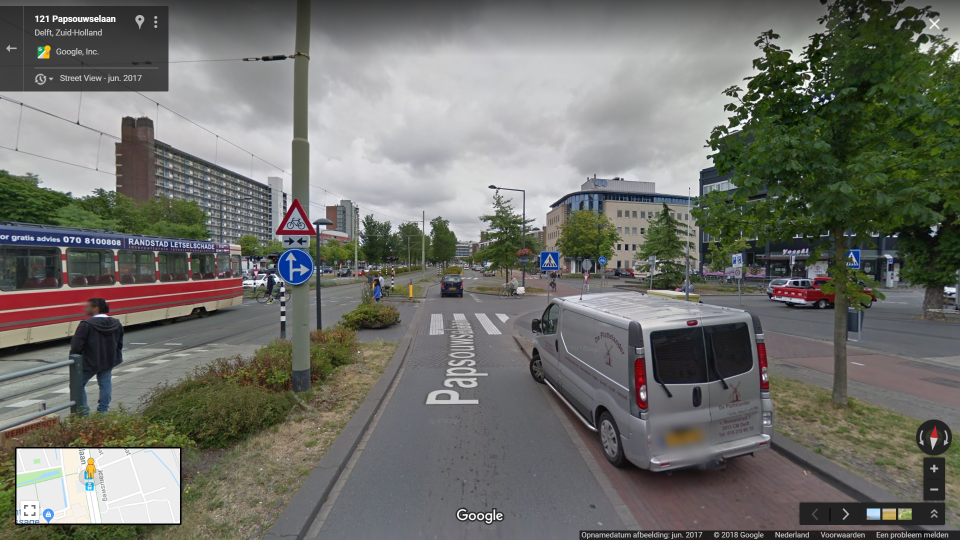
#> input picture test/2018-11-27 (1).png, 1920 x 1080 px (shown at 1/2 size); its folder holds only this picture in this run
$ python Template_matching_Final.py   (older library calls are emulated)
#> lines starting #> are read from the running program, lines starting #| are printed output that depends on the picture; after the words box and inside, x2 and y2 are one past the last pixel; in counts of white or black regions, pixels touching at a corner belong together
### pyimagesearch/shapedetector.py
# import the necessary packages
import cv2

class ShapeDetector:
	def __init__(self):
		pass

	def detect(self, c):
		# initialize the shape name and approximate the contour
		shape = "unidentified"
		peri = cv2.arcLength(c, True)
		approx = cv2.approxPolyDP(c, 0.04 * peri, True)

		# if the shape is a triangle, it will have 3 vertices
		if len(approx) == 3:
			shape = "triangle"

		# if the shape has 4 vertices, it is either a square or
		# a rectangle
		elif len(approx) == 4:
			# compute the bounding box of the contour and use the
			# bounding box to compute the aspect ratio
			(_, _, w, h) = cv2.boundingRect(approx)
			ar = w / float(h)

			# a square will have an aspect ratio that is approximately
			# equal to one, otherwise, the shape is a rectangle
			shape = "square" if ar >= 0.95 and ar <= 1.05 else "rectangle"

		# if the shape is a pentagon, it will have 5 vertices
		elif len(approx) == 5:
			shape = "pentagon"

		# otherwise, we assume the shape is a circle
		else:
			shape = "circle"

		# return the name of the shape
		return shape,approx

### Template_matching_Final.py
"""
Created on Tue Dec 17 2018

@author: Ian, Bram
@version: 0.1

Template based road sign recognision.
Uses the sign database to generate templates to match on streetview images.
"""

import copy
import glob

import imutils
import numpy as np
from cairosvg import svg2png

import cv2
from pyimagesearch.shapedetector import ShapeDetector


def get_mask(image, maskrange):
    colorLow = np.array([maskrange[0], maskrange[1], maskrange[2]])
    colorHigh = np.array([maskrange[3], maskrange[4], maskrange[5]])
    mask = cv2.inRange(image, colorLow, colorHigh)
    return mask


# colour set to filter red on low side
icol = (0, 90, 95, 5, 255, 255)
# colour set to filter red on high side
icol2 = (160, 90, 95, 255, 255, 255)
Images = []

for file in glob.glob('test/*.png'):
    print(file)
    Images.append(file)

# Generate template images from scg data and save Template
template_list = []
for file in glob.glob('Signs/*.svg'):
    svgfile = open(file)
    svg = svgfile.read()
    svg2png(svg, write_to=file[:-3]+'png')
for file in glob.glob('Signs/*.png'):
    template_list.append([cv2.imread(file, 0), file])

match_method = 'cv2.TM_SQDIFF_NORMED'

for Image in Images:
    print(Image+"\n")
    Base_Image = cv2.imread(Image)
#> Base_Image is the input picture: shape (1080, 1920, 3); mean B, G, R 106.6, 112.4, 111.9
    if (type(Base_Image) != None):
        Change_image = copy.copy(Base_Image)
        Result_image = copy.copy(Base_Image)
        hsv = cv2.cvtColor(Change_image, cv2.COLOR_BGR2HSV)
#> hsv: shape (1080, 1920, 3); mean H, S, V 77.1, 44.5, 117.8

        # HSV values to define a colour range.
        mask = get_mask(hsv, icol)
#> in get_mask, `mask = cv2.inRange(image, colorLow, colorHigh)`:
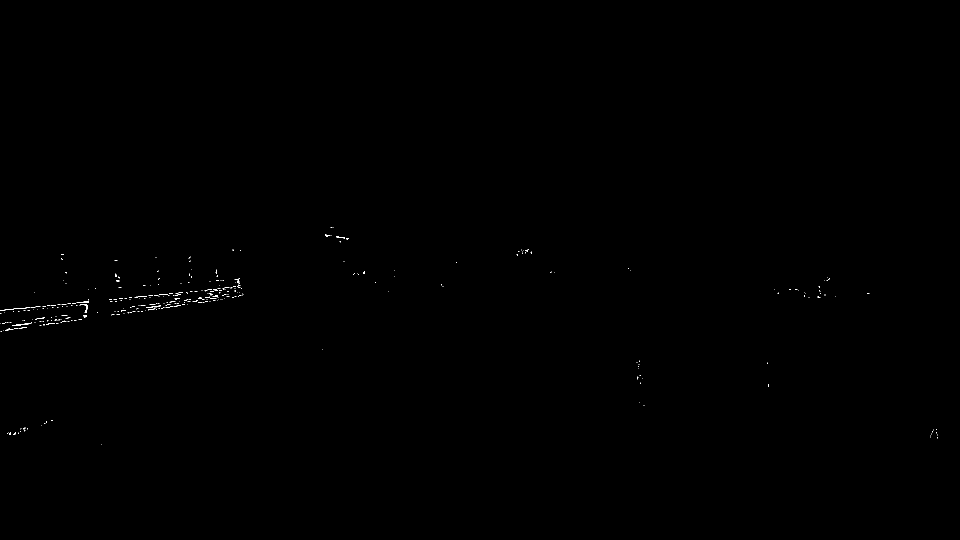
#> mask: shape (1080, 1920) (shown at 1/2 size); 0.1% white in thin lines or dots, all inside (x1, y1, x2, y2) = (0, 454, 1876, 889)
        mask2 = get_mask(hsv, icol2)
#> call 2 of get_mask, with maskrange = (160, 90, 95, 255, 255, 255)
#> in get_mask (call 2), `mask = cv2.inRange(image, colorLow, colorHigh)`:
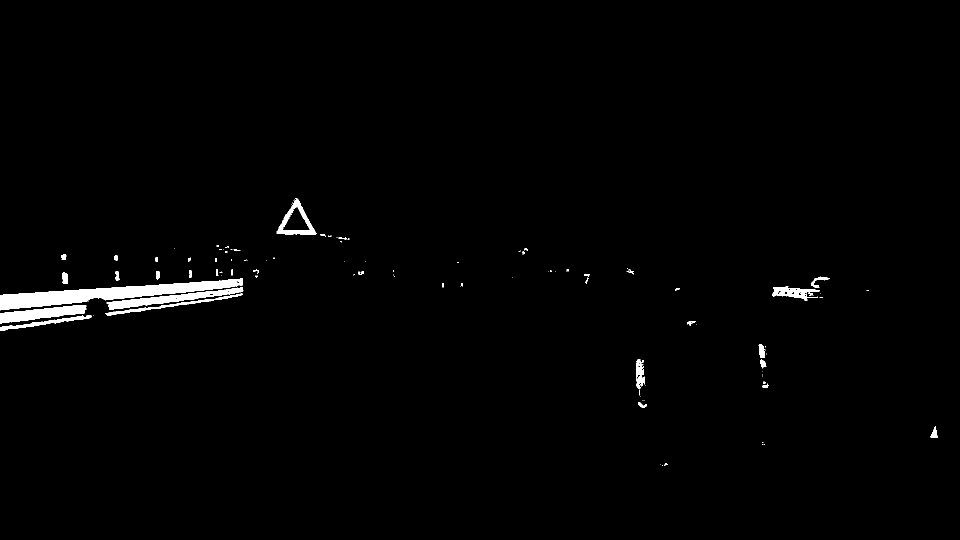
#> mask: shape (1080, 1920) (shown at 1/2 size); 1.2% white; 109 white regions (71 under 20 px), largest, box (x1, y1, x2, y2) and area: (0, 557, 486, 621) 10752, (213, 574, 487, 620) 3342, (0, 610, 173, 647) 3213
        mask = mask+mask2
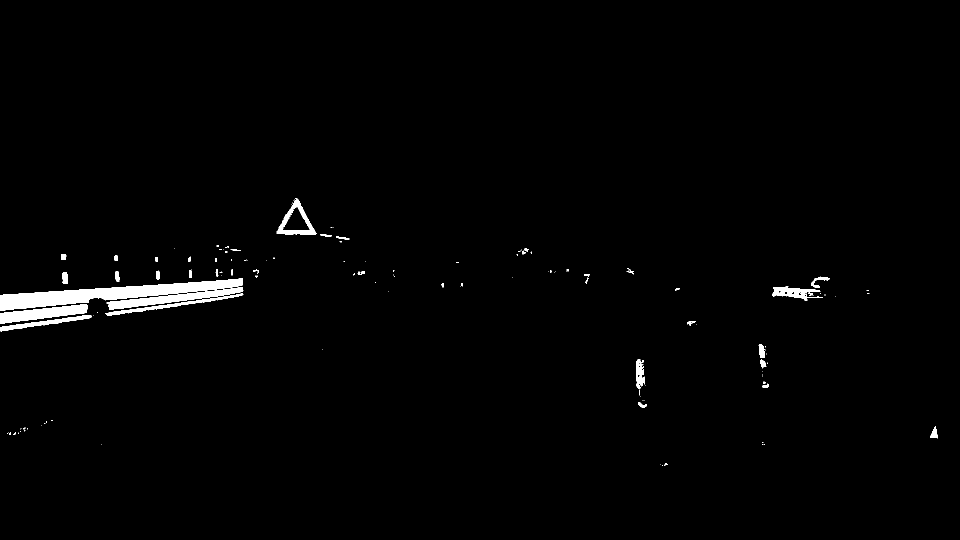
#> mask: shape (1080, 1920) (shown at 1/2 size); 1.3% white; 131 white regions (92 under 20 px), largest, box (x1, y1, x2, y2) and area: (0, 557, 486, 622) 11211, (213, 574, 487, 620) 3606, (0, 609, 176, 648) 3387

        kernal = np.ones((3, 3), np.uint8)
        mask = cv2.morphologyEx(mask, cv2.MORPH_OPEN, kernal)
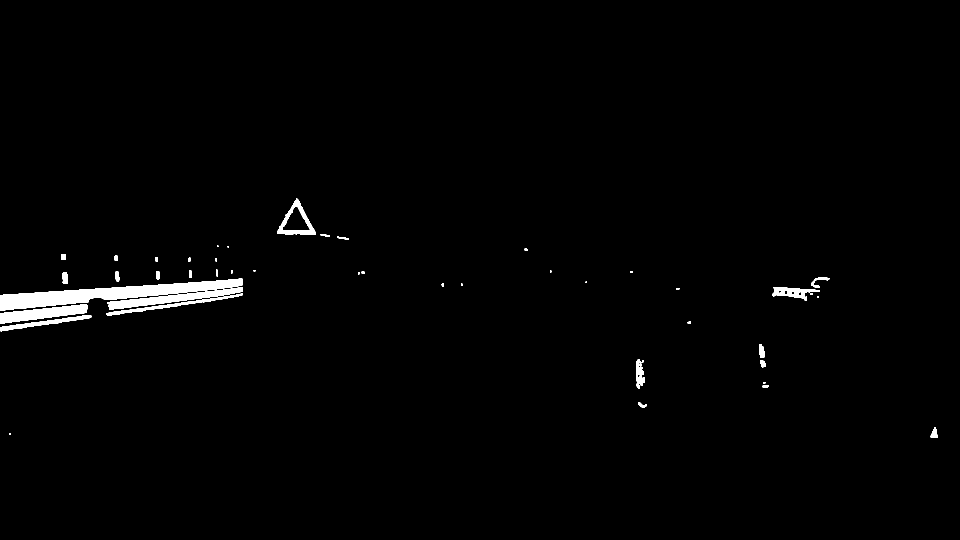
#> mask: shape (1080, 1920) (shown at 1/2 size); 1.3% white; 45 white regions (12 under 20 px)
        Change_image = cv2.bitwise_and(Change_image, Change_image, mask=mask)

        cv2.imshow('img4', Change_image)

        # find contours in the thresholded image and initialize the
        # shape detector
        cnts = cv2.findContours(mask.copy(),
                                cv2.RETR_EXTERNAL,
                                cv2.CHAIN_APPROX_SIMPLE)
#> cnts = 45 contours, 18 with area under 20; largest, box (x1, y1, x2, y2) and area: (0, 557, 485, 622) 10695, (214, 574, 486, 620) 3320, (0, 609, 176, 647) 3192, (554, 397, 632, 470) 2925, (0, 630, 183, 663) 1218
        cnts = cnts[0] if imutils.is_cv2() else cnts[1]
        sd = ShapeDetector()

        # loop over the contours
        for c in cnts:

            # compute the center of the contour, then detect the name of the
            # shape using only the contour
            M = cv2.moments(c)
            try:
                cX = int((M["m10"] / M["m00"]))
                cY = int((M["m01"] / M["m00"]))
                (shape, approx) = sd.detect(c)

                if len(approx) == 3 or len(approx) == 4:
                    (x, y, w, h) = cv2.boundingRect(approx)
                    cv2.rectangle(Result_image, (x, y), (x+w, y+h), 255, 2)

                    ar = float(h)/float(w)
                    c = c.astype("float")
                    c = c.astype("int")
                    loc = [x, y]
                    cv2.drawContours(Result_image, [c], -1, (0, 255, 0), 1)
                    cv2.imshow("all", Result_image)
                    if ar < 2 and ar > 0.5 and h >= 25 and w >= 25:
                        # multiply the contour (x, y)-coordinates by the resize ratio,
                        # then draw the contours and the name of the shape on the image
                        crop_img = Base_Image[y:y+h,
                                              x:x+w]
                        # resize to match STD size of SVG sign (the whole sign not the croped out middle)
                        crop_img = cv2.resize(crop_img, (350, 300))
                        crop_found = copy.copy(crop_img)
                        # sharpen image
                        kernel = np.array([[-1, -1, -1, -1, -1],
                                           [-1, -1, -1, -1, -1],
                                           [-1, -1, 25, -1, -1],
                                           [-1, -1, -1, -1, -1],
                                           [-1, -1, -1, -1, -1]])
                        cv2.imshow("compare:before1", crop_img)
                        crop_img = cv2.filter2D(crop_img, -1, kernel)

                        cv2.imshow("compare:before2", crop_img)
                        crop_img = cv2.bilateralFilter(crop_img, 9, 75, 75)
                        cv2.imshow("compare", crop_img)
                        crop_img = cv2.cvtColor(crop_img, cv2.COLOR_BGR2GRAY)

                        compair = []
                        for x in range(0, len(template_list)):
                            compair.append([template_list[x][1]])

                        evaluation = []
#> (the run stopped early here; a loop or call above may not have finished)

$ run again, on test/2018-11-27 (16).png
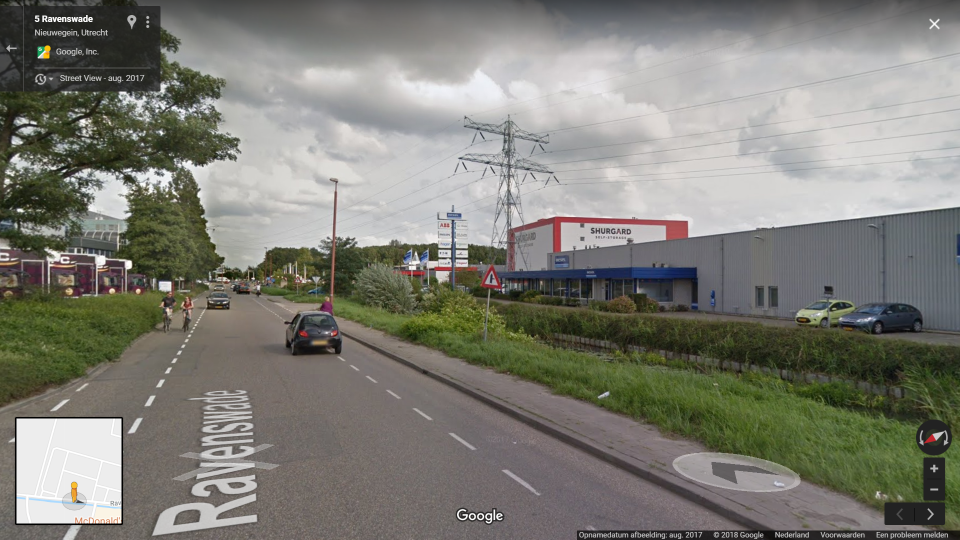
#> input picture test/2018-11-27 (16).png, 1920 x 1080 px (shown at 1/2 size)
#> Base_Image is the input picture: shape (1080, 1920, 3); mean B, G, R 118, 126.2, 126.7
#> hsv: shape (1080, 1920, 3); mean H, S, V 54.8, 38.4, 130
#> in get_mask, `mask = cv2.inRange(image, colorLow, colorHigh)`:
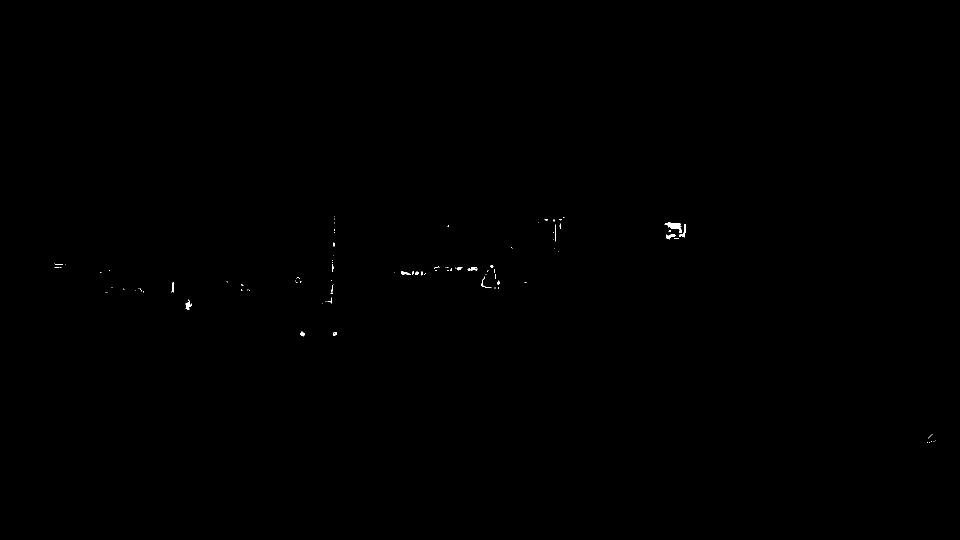
#> mask: shape (1080, 1920) (shown at 1/2 size); 0.08% white; 103 white regions (84 under 20 px), largest, box (x1, y1, x2, y2) and area: (1329, 445, 1364, 466) 327, (1359, 448, 1372, 475) 115, (371, 602, 383, 620) 113
#> `mask = mask+mask2`:
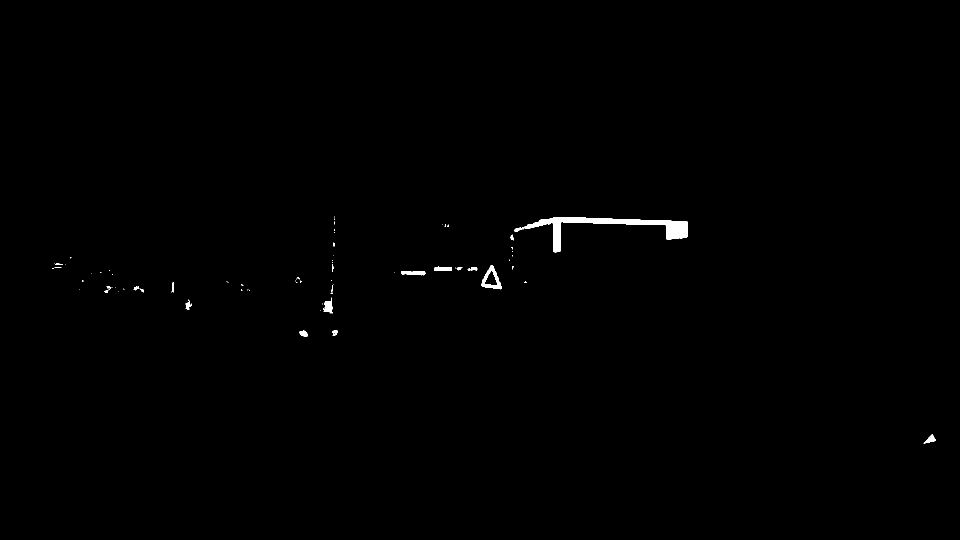
#> mask: shape (1080, 1920) (shown at 1/2 size); 0.4% white; 82 white regions (59 under 20 px), largest, box (x1, y1, x2, y2) and area: (1049, 434, 1376, 505) 5183, (963, 531, 1004, 579) 726, (646, 595, 665, 627) 348
#> cnts = 23 contours, 7 with area under 20; largest, box (x1, y1, x2, y2) and area: (1049, 434, 1376, 505) 4760, (963, 531, 1003, 578) 1072, (648, 603, 665, 626) 282, (869, 534, 904, 542) 235, (1850, 869, 1871, 886) 171

$ run again, on test/2018-11-27 (17).png
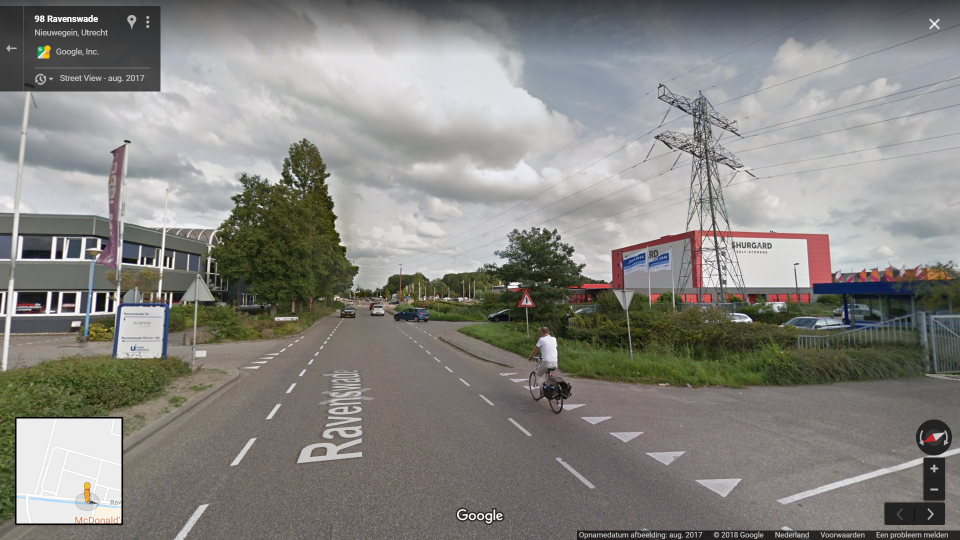
#> input picture test/2018-11-27 (17).png, 1920 x 1080 px (shown at 1/2 size)
#> Base_Image is the input picture: shape (1080, 1920, 3); mean B, G, R 129.2, 133.5, 134.8
#> hsv: shape (1080, 1920, 3); mean H, S, V 57, 30.9, 138.3
#> in get_mask, `mask = cv2.inRange(image, colorLow, colorHigh)`:
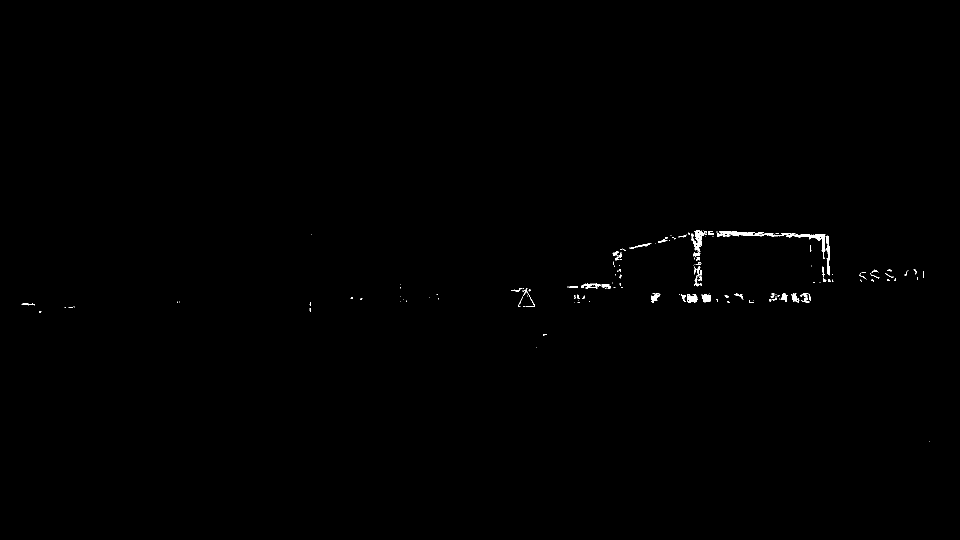
#> mask: shape (1080, 1920) (shown at 1/2 size); 0.28% white; 163 white regions (118 under 20 px), largest, box (x1, y1, x2, y2) and area: (1433, 462, 1651, 518) 1369, (1382, 461, 1408, 501) 503, (1651, 471, 1660, 551) 323
#> `mask = mask+mask2`:
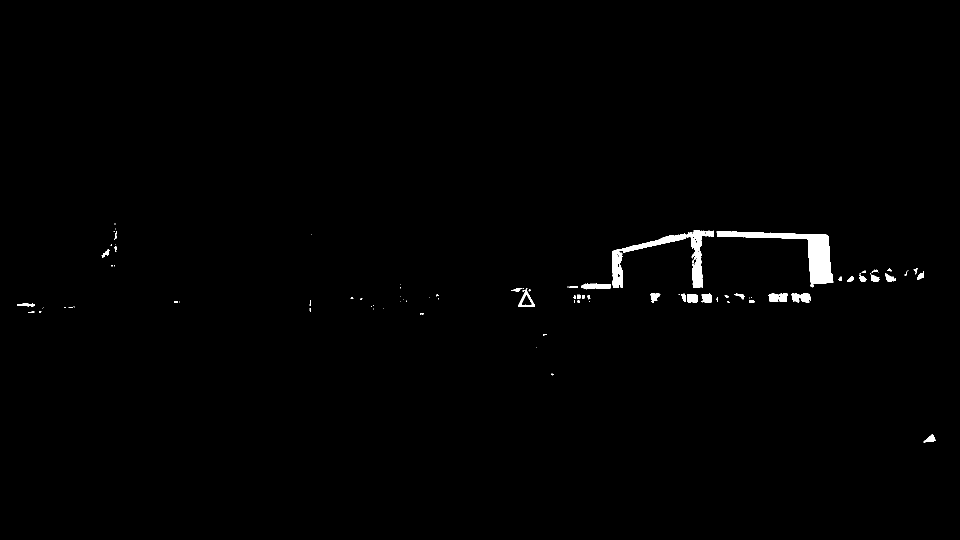
#> mask: shape (1080, 1920) (shown at 1/2 size); 0.79% white; 95 white regions (57 under 20 px), largest, box (x1, y1, x2, y2) and area: (1433, 462, 1667, 575) 6079, (1224, 461, 1428, 576) 4902, (1582, 587, 1621, 606) 534
#> cnts = 41 contours, 12 with area under 20; largest, box (x1, y1, x2, y2) and area: (1434, 462, 1666, 574) 5739, (1224, 461, 1428, 576) 3344, (1384, 503, 1406, 575) 1057, (1037, 582, 1070, 614) 576, (1163, 567, 1222, 577) 448
